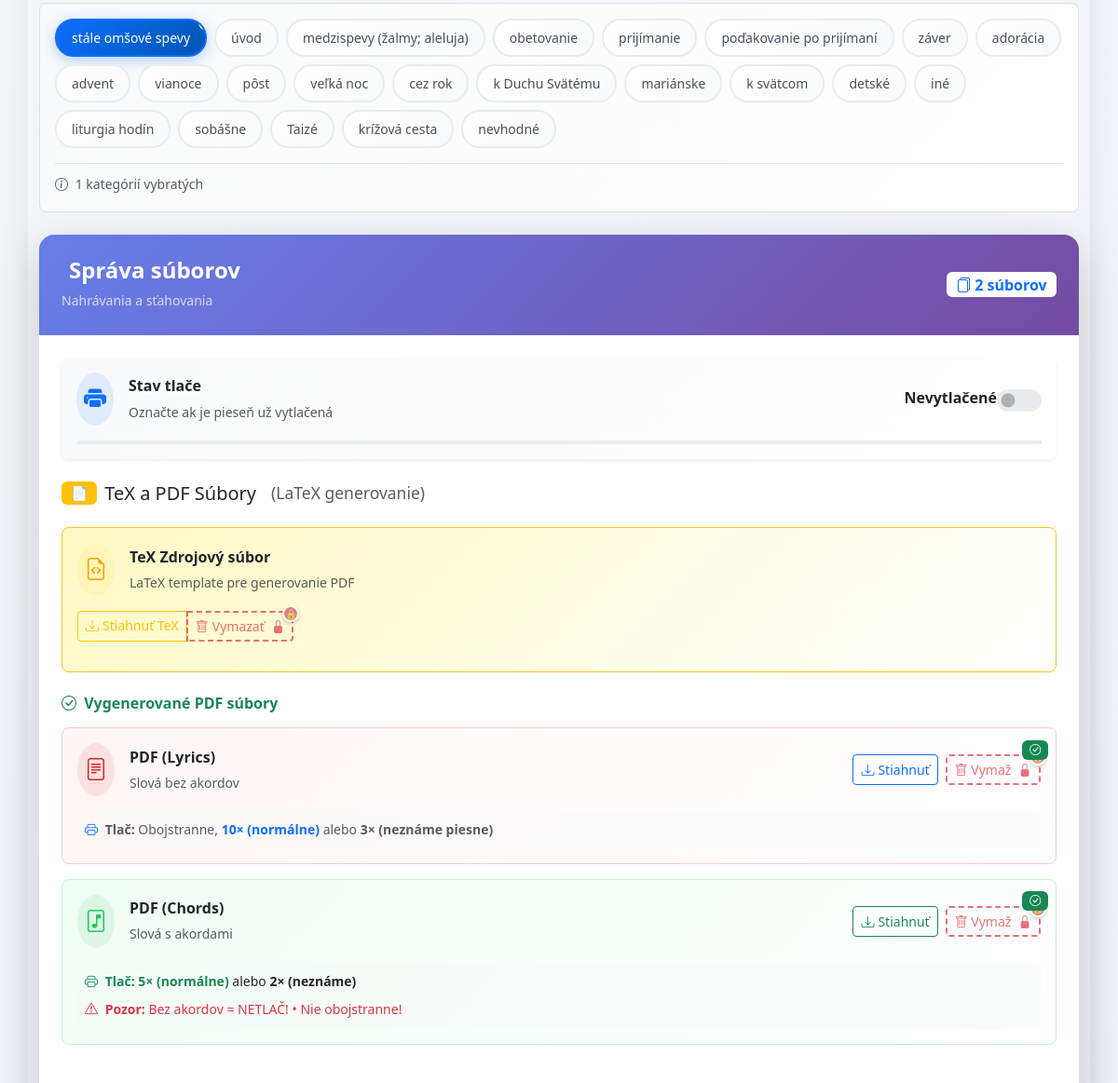
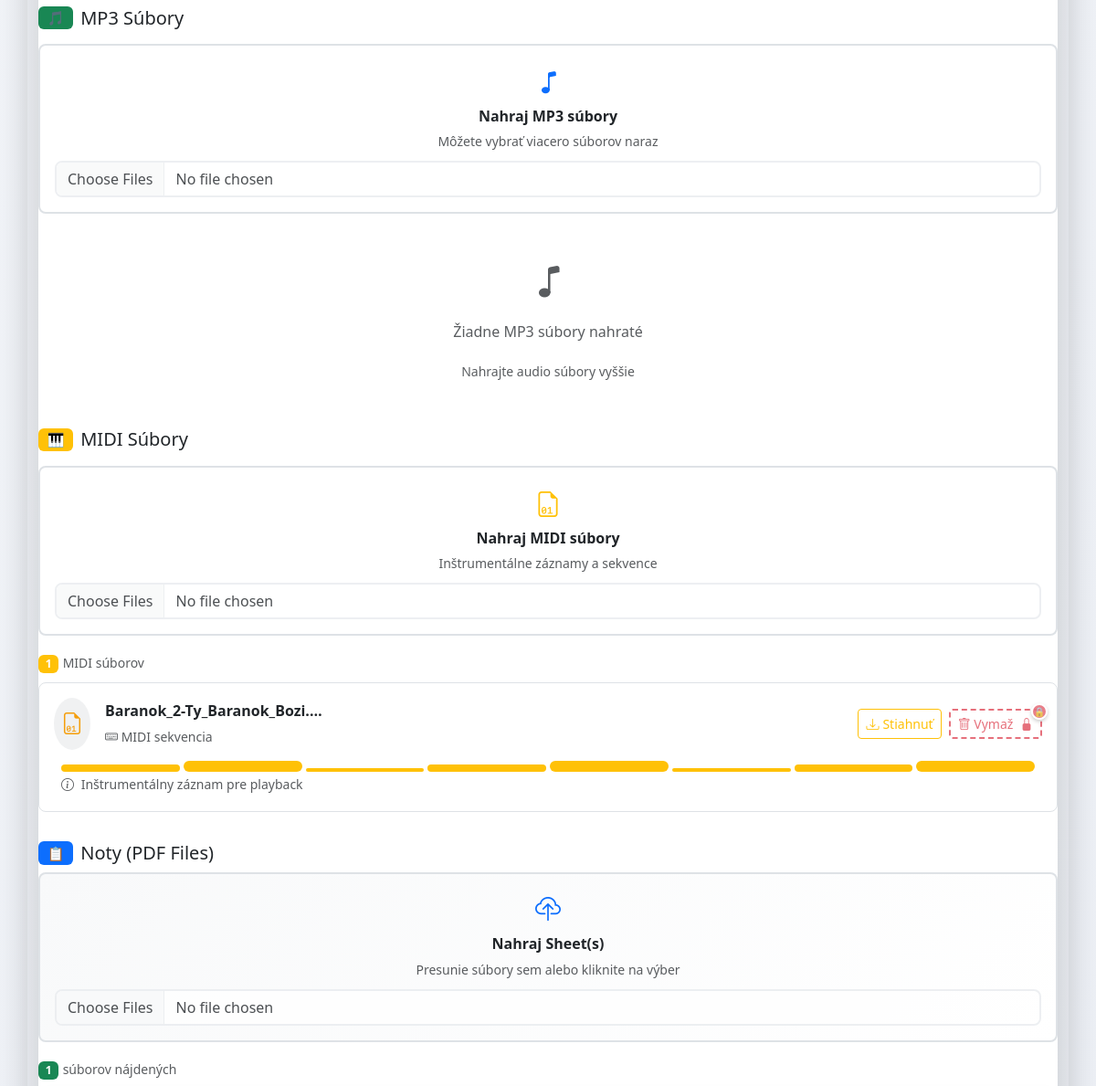
Page /song/131 (middle part) on the earlier database version (2 pictures, top to bottom).
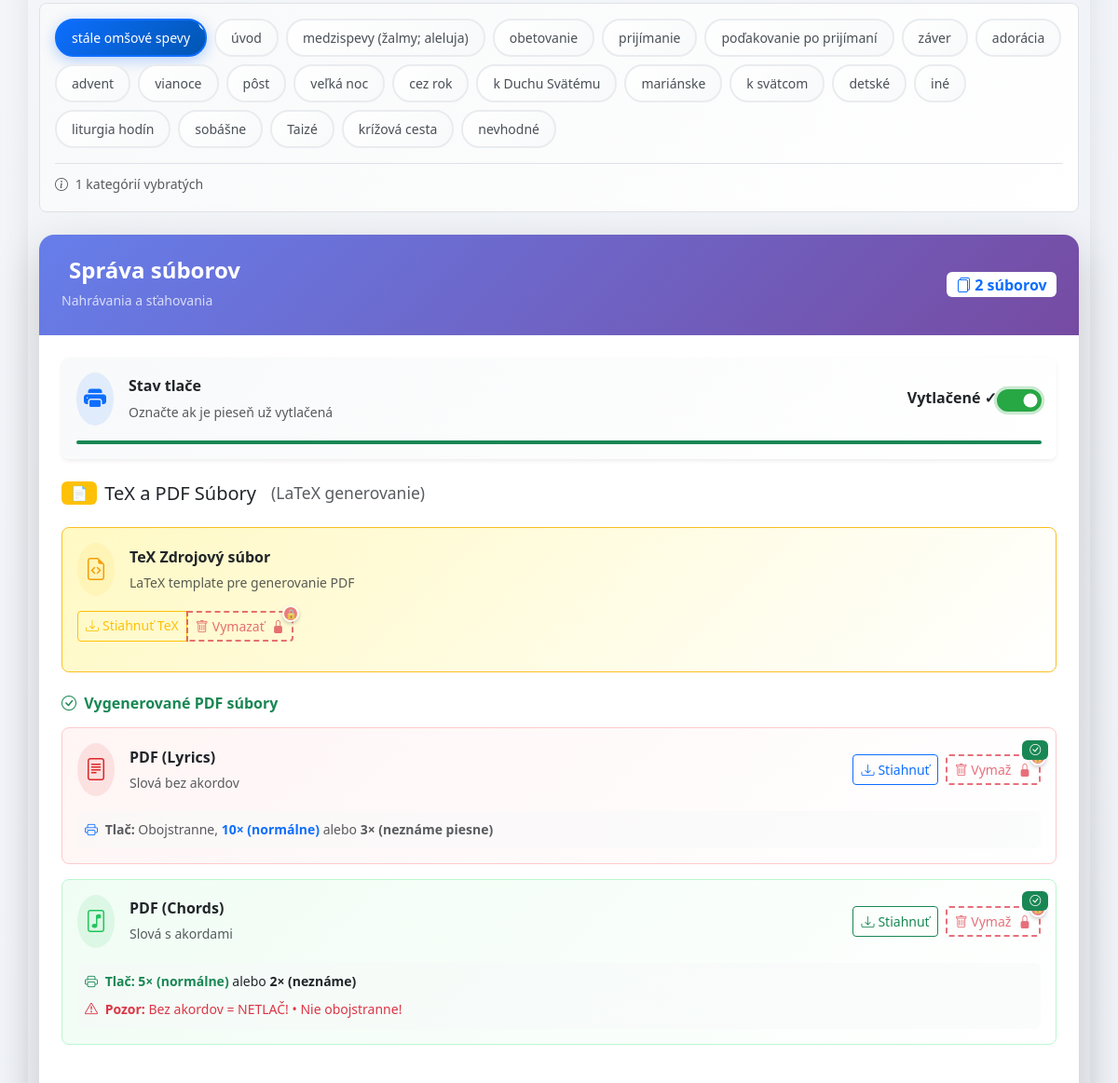
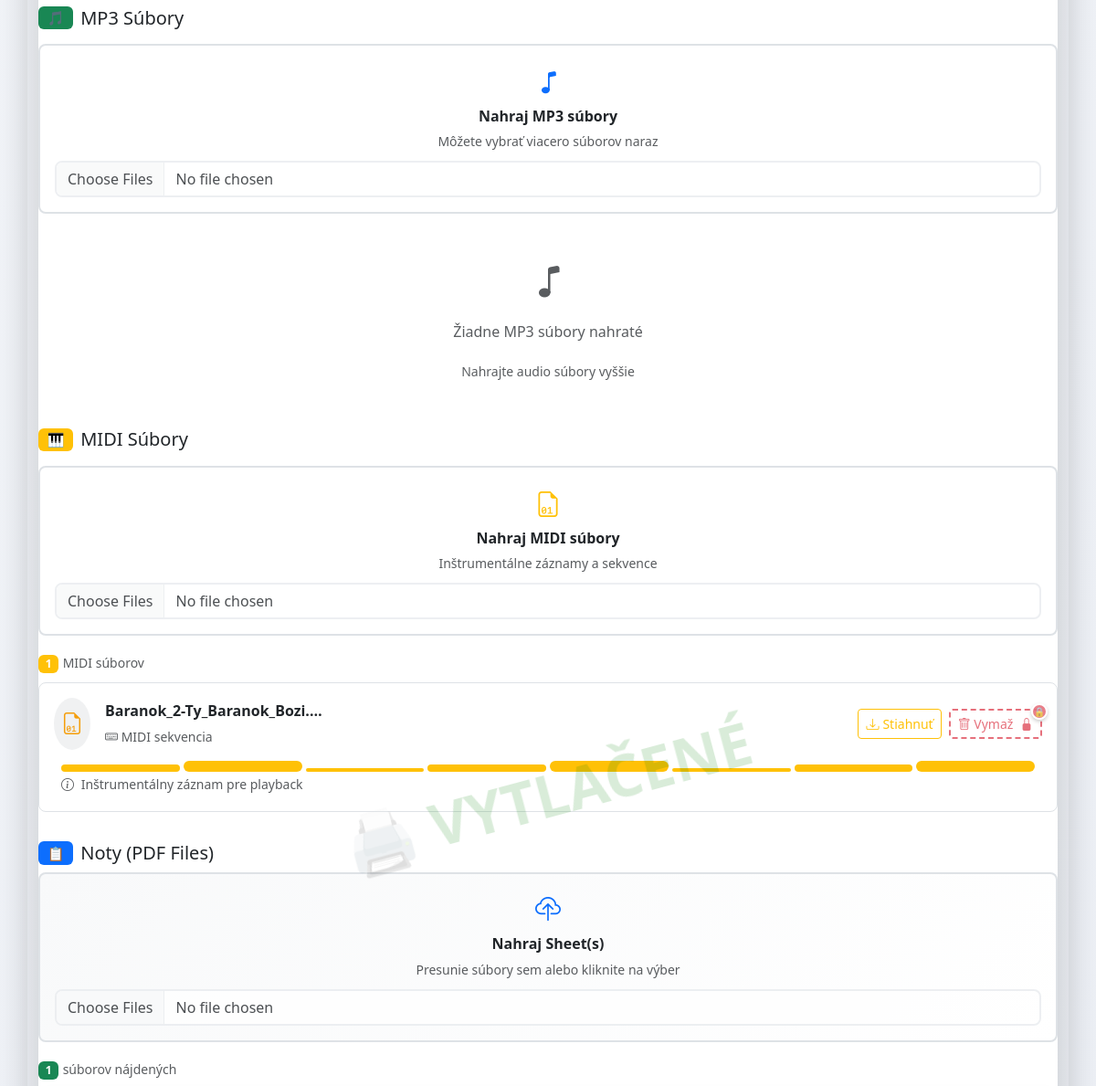
Same page on the later database version (2 pictures, top to bottom).
### models.py (models this page shows, shortened)
class Song(db.Model):
    id = db.Column(db.Integer, primary_key=True)
    song_id = db.Column(db.String(10), nullable=False)  # Format: A-001
    version_name = db.Column(db.String(100), nullable=True)
    title = db.Column(db.String, nullable=False)
    author = db.Column(db.String, nullable=True)
    title_original = db.Column(db.String, nullable=True)
    author_original = db.Column(db.String, nullable=True)
    categories = db.Column(db.String, nullable=True)
    alternative_titles = db.Column(db.String, nullable=True)
    song_parts = db.Column(db.Text, nullable=False)
    admin_checked = db.Column(db.Boolean, default=False)
    printed = db.Column(db.Boolean, default=False)
    pdf_lyrics_path = db.Column(db.String(200))
    pdf_chords_path = db.Column(db.String(200))
    tex_path = db.Column(db.String(200))
    midi_paths = db.Column(db.Text)  # stored as JSON list
    mp3_paths = db.Column(db.Text)
    sheet_pdf_paths = db.Column(db.Text)
    sheet_mscz_paths = db.Column(db.Text)
    search_text = db.Column(db.Text, nullable=True)  # Pre-normalized searchable text
    __table_args__ = (
        UniqueConstraint('song_id', 'version_name', name='uix_song_id_version'),
    )

### app.py (the view, shortened to what this page needs)
@app.route('/song/<song_id>', methods=['GET', 'POST'])
def song_detail(song_id):
    is_new_song = song_id == 'new'
    if is_new_song:
        song = Song(title="")
    else:
        try:
            song_id = int(song_id)
            song = Song.query.get_or_404(song_id)
        except ValueError:
            return redirect(url_for('index'))
    song.alternative_titles = song.alternative_titles.split(';;') if song.alternative_titles else []
    data = json.loads(song.song_parts) if song.song_parts else []
    mp3s = json.loads(song.mp3_paths or '[]')
    midis = json.loads(song.midi_paths or '[]')
    sheet_pdfs = json.loads(song.sheet_pdf_paths or '[]')
    sheet_mscz = json.loads(song.sheet_mscz_paths or '[]')
    return render_template('song_detail.html',
                         song=song,
                         data=data,
                         mp3s=mp3s,
                         midis=midis,
                         sheet_pdfs=sheet_pdfs,
                         sheet_mscz=sheet_mscz,
                         is_edit=not is_new_song)

### app.py (called while the page is built)
@app.after_request
def add_security_headers(response):
    response.headers['Content-Security-Policy'] = (
        "default-src 'self'; "
        "script-src 'self' 'unsafe-inline' https://cdn.jsdelivr.net https://cdnjs.cloudflare.com; "
        "style-src 'self' 'unsafe-inline' https://cdn.jsdelivr.net https://cdnjs.cloudflare.com https://fonts.googleapis.com; "
        "font-src 'self' https://fonts.gstatic.com https://cdn.jsdelivr.net https://cdnjs.cloudflare.com; "
        "img-src 'self' data: https:; "
        "connect-src 'self'; "
        "frame-ancestors 'none';"
    )
    response.headers['X-Content-Type-Options'] = 'nosniff'
    response.headers['X-XSS-Protection'] = '1; mode=block'
    response.headers['X-Frame-Options'] = 'DENY'
    return response

def get_file_url(path, expires_in=3600):
    return storage().get_url(path, expires_in)

@app.template_filter('presigned_url')
def presigned_url_filter(key, expires_in=3600):
    try:
        return Markup(get_file_url(key, expires_in))
    except Exception as e:
        print(f"Error generating URL for {key}: {e}")
        return ""

### templates/song_detail.html (shortened to what the changed rows need)
{% extends "layout.html" %}
{% block content %}
{% set part_types = ["verse", "chorus", "bridge", "intro", "interlude", "coda", "outro", "prechorus", "comment"] %}
 {% set options = [
      "stále omšové spevy",
      "úvod",
      "medzispevy (žalmy; aleluja)",
      "obetovanie",
      "prijímanie",
      "poďakovanie po prijímaní",
      "záver",
      "adorácia",
      "advent",
      "vianoce",
      "pôst",
      "veľká noc",
      "cez rok",
      "k Duchu Svätému",
      "mariánske",
      "k svätcom",
      "detské",
      "iné",
      "liturgia hodín",
      "sobášne",
      "Taizé",
      "krížová cesta",
      "nevhodné"
    ] %}
<ol class="steps">
<form method="post" enctype="multipart/form-data">
<div class="file-management-section card border-0 shadow-lg rounded-4 overflow-hidden mb-4"
     style="background: white;">
          {% set file_count = (sheet_pdfs|length) + (mp3s|length) + (midis|length) + (sheet_mscz|length) %}
  <div class="card-body bg-white p-4">
<div class="printed-status-container mb-4">
  <div class="card border-0 shadow-sm rounded-3 p-3" style="background: linear-gradient(135deg, #f8f9fa 0%, #ffffff 100%);">
    <div class="d-flex align-items-center justify-content-between">
      <div class="form-check form-switch form-check-reverse">
        <input class="form-check-input custom-switch" type="checkbox" id="printedBtn" name="printed"
               {% if song.printed %}checked{% endif %} style="width: 3em; height: 1.5em; cursor: pointer;">
        <label class="form-check-label fw-semibold ms-2" for="printedBtn" style="cursor: pointer;">
          <span class="printed-status-text">
            {% if song.printed %}Vytlačené ✓{% else %}Nevytlačené{% endif %}
          </span>
        </label>
      </div>
    </div>
    <div class="mt-3">
      <div class="progress" style="height: 4px;">
        <div class="progress-bar printed-progress-bar {% if song.printed %}bg-success{% else %}bg-secondary{% endif %}"
             role="progressbar"
             style="width: {% if song.printed %}100{% else %}0{% endif %}%; transition: all 0.5s ease;">
        </div>
      </div>
    </div>
  </div>
</div>
  </div>
</div>
</form>
{% endblock %}

Differences in the rows shown:
changed Song: printed "☐" → "☑"
Other differences:
text no longer shown: "Nevytlačené"
text now shown: "Vytlačené ✓"
